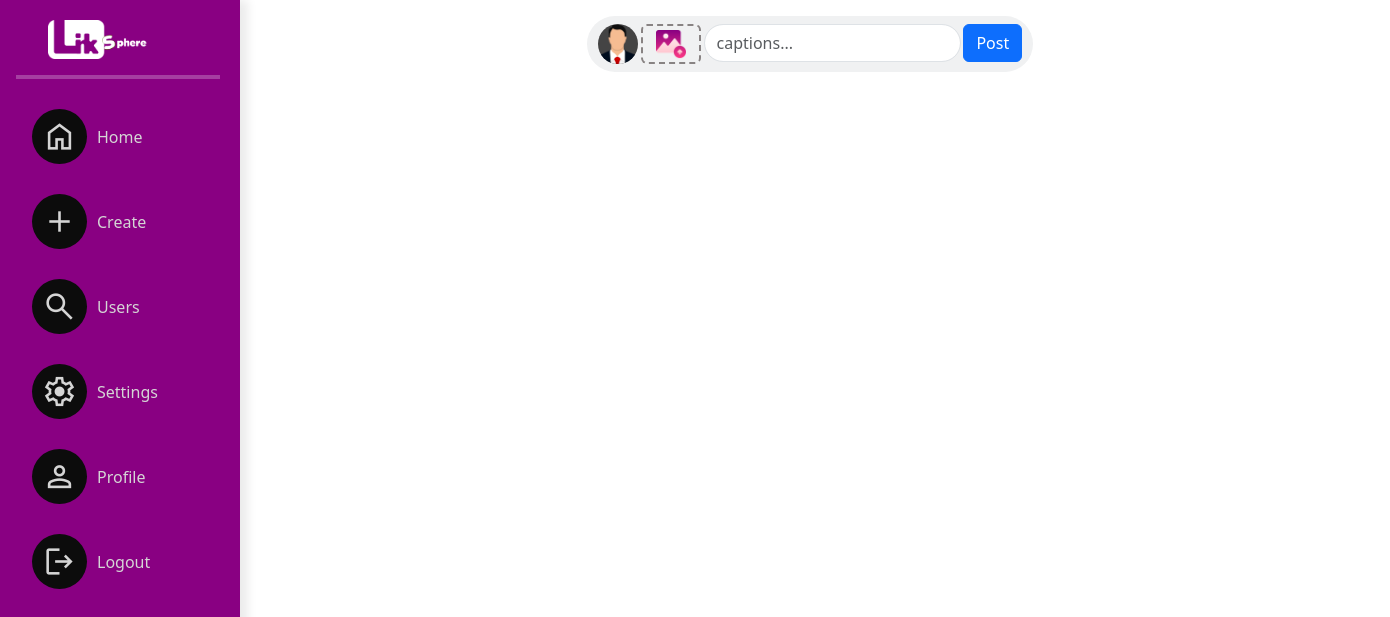
The page /linksphere/index/ on the database as committed earlier.
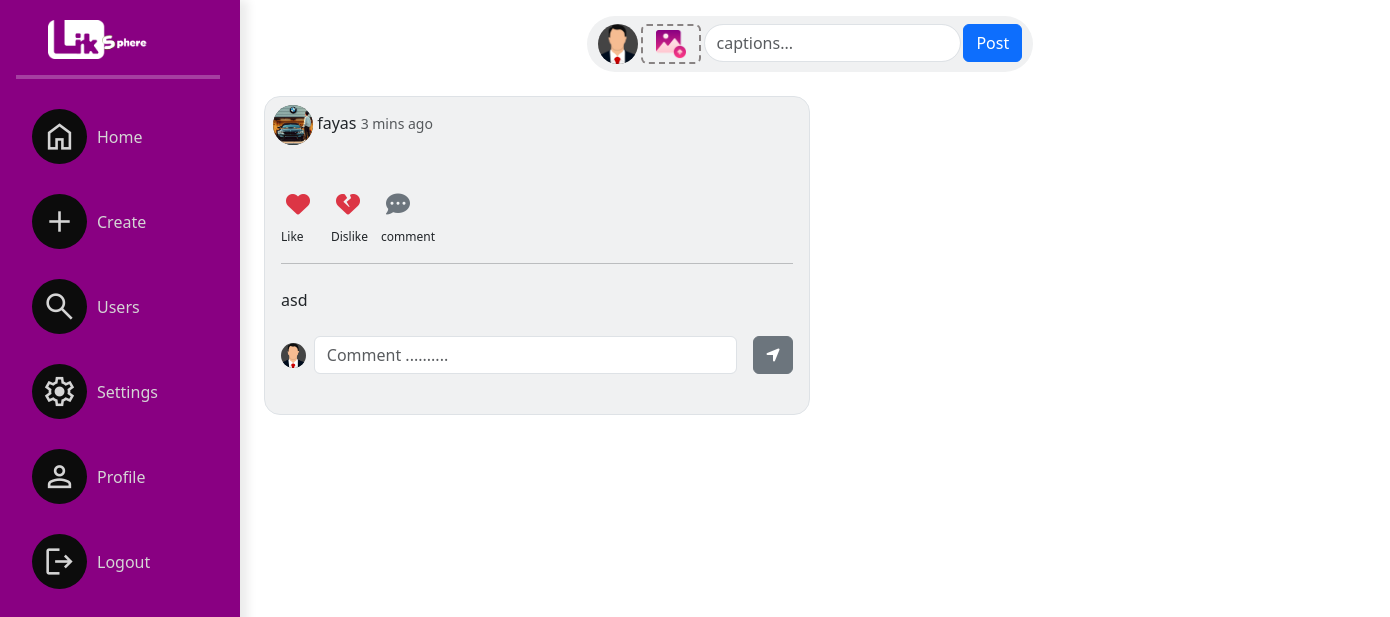
The same page on the database as committed later.
### socialapp/models.py (models this page shows, shortened)
class Posts(models.Model):
    user=models.ForeignKey(User,on_delete=models.CASCADE,related_name="userpost")
    title=models.CharField(max_length=200)
    post_image=models.ImageField(upload_to="posters",null=True,blank=True)
    created_date=models.DateTimeField(auto_now_add=True)
    liked_by=models.ManyToManyField(User,related_name="post_like")

class UserProfile(models.Model):
    user=models.OneToOneField(User,on_delete=models.CASCADE,related_name="profile")
    address=models.CharField(max_length=200,null=True)
    phone=models.CharField(max_length=200,null=True)
    profile_pic=models.ImageField(upload_to="profilepics",null=True,blank=True)
    dob=models.DateField(null=True)
    bio=models.CharField(max_length=200,null=True)
    following=models.ManyToManyField("self",related_name="followed_by",symmetrical=False,null=True)
    block=models.ManyToManyField("self",related_name="blocked",symmetrical=False,null=True)

### socialapp/views.py (the view, shortened to what this page needs)
# urls.py: path('linksphere/index/',views.IndexView.as_view(),name="index"),
class IndexView(CreateView,ListView):
    template_name="index.html"
    model=Posts
    form_class=PostForm
    context_object_name="data"

### socialapp/forms.py
class PostForm(forms.ModelForm):
    class Meta:
        model=Posts
        fields=["title","post_image"]

### socialapp/templates/index.html (shortened to what the changed rows need)
{%extends 'base.html'%}
{%load static%}
{%block body_block%}
        <div class="container list ">
            {%for post in data%}
            <div class="container mb-5">
                <div class="border border-1 bg-secondary bg-opacity-10 rounded-4 mt-4 w-50">
                    <div class="ms-2 mt-2 mb-2">
                      {%if post.user.profile.profile_pic%}
                        <img class="profile-small" src="{{post.user.profile.profile_pic.url}}" alt="Avatar">
                      {%else%}
                        <img class="profile-small" src="{%static 'socialapp/images/profilepic.png'%}" alt="Avatar">
                      {%endif%}
                        {{post.user}} <small class="text-body-secondary">3 mins ago</small>
                    </div>
                    <div>
                    </div>
                    <div class="ms-2 mt-2 mb-2 d-flex align-items-start">
                        <div class="d-block flex-column">
                            <div>
                                <i class="fa-solid fa-heart fs-4 text-danger btn"></i>
                            </div>
                            <div>
                                <span class="ms-2 spa">Like</span>
                            </div>
                        </div>
                        <div class="d-block flex-column">
                            <div>
                                <i class="fa-solid fa-heart-crack fs-4 text-danger btn"></i>
                            </div>
                            <div>
                                <span class="ms-2 spa">Dislike</span>
                            </div>
                        </div>
                        <div class="d-block flex-column">
                            <div>
                                <i class="fa-solid fa-comment-dots fs-4 text-secondary btn"></i>
                            </div>
                            <div>
                                <span class="ms-2 spa">comment</span>
                            </div>
                        </div>
                    </div>
                    <hr class="ms-3 me-3">
                    <div class="p-2 ms-2">
                        {{post.title}}
                    </div>
                        <div class="d-flex align-items-center mb-4 p-3">
                            <div>
                                <img class="profile-xsmall" src="{%static 'socialapp/images/profilepic.png'%}" alt="">
                            </div>
                            <div class="ms-2 me-3 w-100">
                                <input type="text" class="form-control" name="" id="" placeholder="Comment .........." class="border-0 w-100">
                            </div>
                            <div>
                                <button class="btn btn-secondary"><i class="fa-solid fa-location-arrow"></i>
                                </button>
                            </div>
                        </div>
                </div>
            </div>
            {%endfor%}
        </div>
{%endblock%}

Rows that differ between the two databases and show on the page:
added Posts: user.profile.profile_pic (picture), user "fayas", title "asd"
